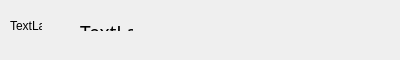
<?xml version="1.0" encoding="UTF-8"?>
<ui version="4.0">
 <class>ChatMessageItemObject</class>
 <widget class="QWidget" name="ChatMessageItemObject">
  <property name="geometry">
   <rect>
    <x>0</x>
    <y>0</y>
    <width>400</width>
    <height>60</height>
   </rect>
  </property>
  <property name="minimumSize">
   <size>
    <width>0</width>
    <height>60</height>
   </size>
  </property>
  <property name="windowTitle">
   <string>Form</string>
  </property>
  <widget class="QWidget" name="widget" native="true">
   <property name="geometry">
    <rect>
     <x>70</x>
     <y>10</y>
     <width>72</width>
     <height>30</height>
    </rect>
   </property>
   <layout class="QGridLayout" name="gridLayout">
    <property name="leftMargin">
     <number>10</number>
    </property>
    <property name="topMargin">
     <number>9</number>
    </property>
    <property name="rightMargin">
     <number>9</number>
    </property>
    <property name="bottomMargin">
     <number>9</number>
    </property>
    <item row="0" column="0">
     <widget class="QLabel" name="labelMessage">
      <property name="minimumSize">
       <size>
        <width>0</width>
        <height>0</height>
       </size>
      </property>
      <property name="font">
       <font>
        <family>微软雅黑</family>
        <pointsize>14</pointsize>
        <kerning>true</kerning>
       </font>
      </property>
      <property name="text">
       <string>TextLabel</string>
      </property>
      <property name="alignment">
       <set>Qt::AlignLeading|Qt::AlignLeft|Qt::AlignVCenter</set>
      </property>
      <property name="wordWrap">
       <bool>true</bool>
      </property>
      <property name="textInteractionFlags">
       <set>Qt::LinksAccessibleByMouse|Qt::TextSelectableByMouse</set>
      </property>
     </widget>
    </item>
   </layout>
  </widget>
  <widget class="QLabel" name="labelHead">
   <property name="geometry">
    <rect>
     <x>10</x>
     <y>10</y>
     <width>32</width>
     <height>32</height>
    </rect>
   </property>
   <property name="minimumSize">
    <size>
     <width>32</width>
     <height>32</height>
    </size>
   </property>
   <property name="maximumSize">
    <size>
     <width>32</width>
     <height>32</height>
    </size>
   </property>
   <property name="text">
    <string>TextLabel</string>
   </property>
  </widget>
 </widget>
 <resources/>
 <connections/>
</ui>
